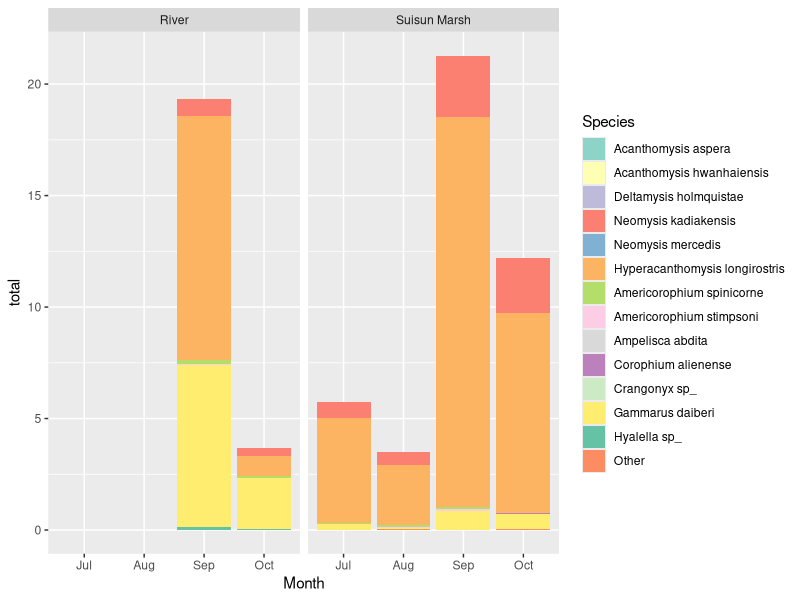
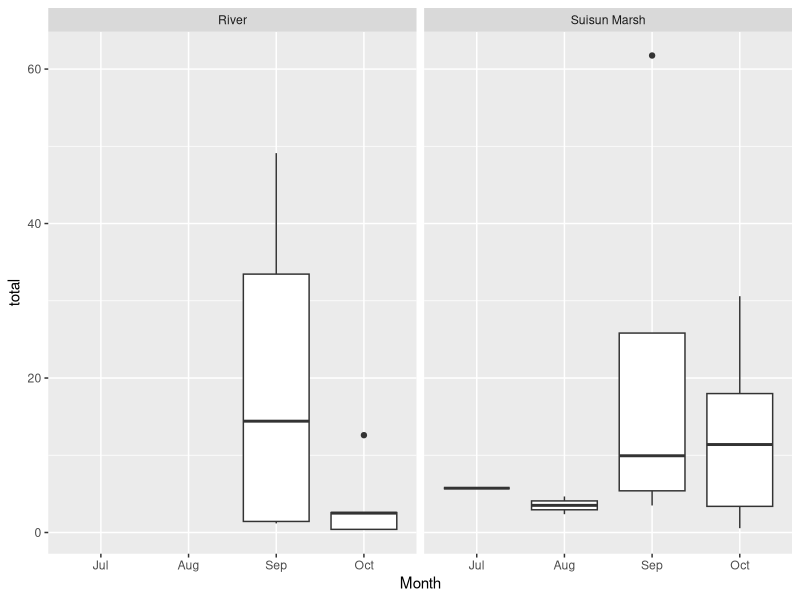

Here is the R script that generated these plots, in order:
#now look at the mysid and amphipod data


library(tidyverse)
library(readxl)
library(lubridate)
library(RColorBrewer)

#import the data
mysids = read_excel("SMSCG MysidAmphipodCPUEJuly2019.xlsx", sheet = "Mysid CPUE")
Amps = read_excel("SMSCG MysidAmphipodCPUEJuly2019.xlsx", sheet = "AmphipodCPUE")

str(mysids)
str(Amps)

bugs = merge(mysids, Amps)
bugs2 = bugs[,c(1,4,5,8,10,24:31, 39:48)]
bugs2[,9] = NULL


#Now filter it so it's just the stations and time period we are interested in
stas = data.frame(Station = as.character(c(513, 520, 801, 802, 606, 609, 610, "MONT", "NZ032")), 
                  Region = c(rep("River", 4), rep("Suisun Marsh", 5)))

bugs2 = merge(bugs2, stas, by = "Station")

bugs3 = mutate(bugs2, Other = `Unidentified Amphipod` + `Unidentified Corophium` + `Unidentified Gammarus` + `Unidentified Mysid`)
bugs3 = bugs3[,c(1:3, 6:11, 13:19, 23:24)]
bugs3$sample = c(1:nrow(bugs3))

#go from wide to long for a quick plot
bugslong = gather(bugs3, key = "Species", value = "CPUE", -Year, -SampleDate, -Station, -Region.y, -sample)
bugslong$Month = factor(month(bugslong$SampleDate), labels = c("Jul", "Aug","Sep", "Oct"))

bugslong$Species = factor(bugslong$Species, levels = c("Acanthomysis aspera", 
                                                       "Acanthomysis hwanhaiensis", "Deltamysis holmquistae",
                                                       "Neomysis kadiakensis", "Neomysis mercedis",
                                                       "Hyperacanthomysis longirostris",
                                                       "Americorophium spinicorne", "Americorophium stimpsoni",  
                                                       "Ampelisca abdita",               
                                                        "Corophium alienense", "Crangonyx sp_", "Gammarus daiberi",              
                                                        "Hyalella sp_", "Other"))

mypal = c(brewer.pal(12, "Set3"), brewer.pal(5, "Set2"))

bugssum = group_by(bugslong, Month, Region.y, Species) %>% summarize(total = mean(CPUE)) 

ggplot(data = bugssum, aes(x=Month, y = total)) + geom_bar(stat = "identity",aes(fill = Species)) +
  scale_fill_manual(values = mypal) + facet_wrap(~Region.y)

bugstots = group_by(bugslong, Month, Region.y, sample) %>% summarize(total = sum(CPUE))

ggplot(data = bugstots, aes(x=Month, y = total)) + geom_boxplot() +facet_wrap(~Region.y)
